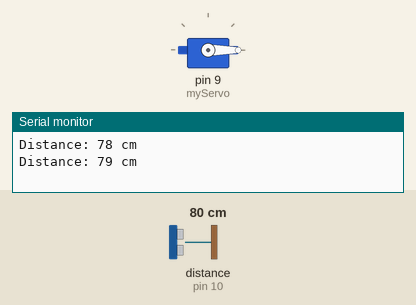
Bench run of a sketch on a simulated Arduino Uno, built with avr-gcc and run on an emulated ATmega328P. On the bench: servo, the last lines printed to the serial monitor. Wiring (inferred from the names in the program): ultrasonic range finder: trigger pin 11; echo pin 10. Inputs (shaded band) come from the test bench; at power-on: distance to the obstacle (sensor on pin 10) 80 cm. The echo pulse lasts 58.3 µs per cm.

Above: at 2.2 s.
2.3 s: distance to the obstacle (sensor on pin 10) set to 7 cm
4.2 s: distance to the obstacle (sensor on pin 10) set to 4 cm
At 6.2 s:
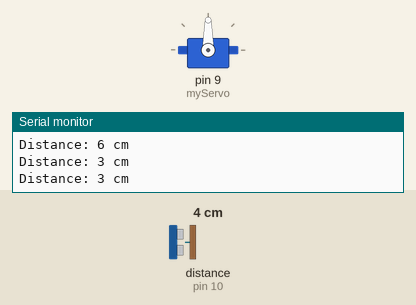
6.5 s: distance to the obstacle (sensor on pin 10) set to 9 cm
At 8.1 s:
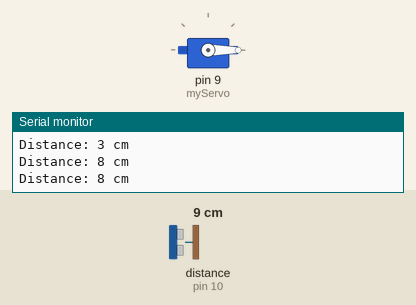
8.5 s: distance to the obstacle (sensor on pin 10) set to 2 cm
At 9.7 s:
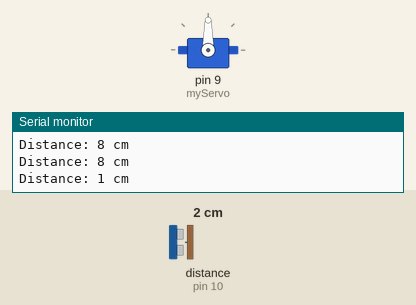
Timing chart, 0 to 11.5 s (numbered marks = the images above; inputs shaded):
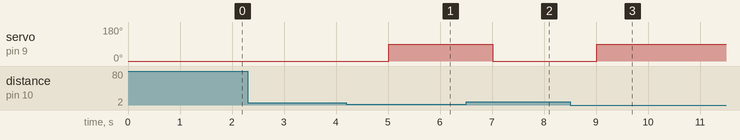

The sketch:

Remote_Senser_Trash.ino
```cpp
#include <Servo.h>

Servo myServo;

#define trigPin 11
#define echoPin 10

// 거리 임시 저장소
int temp_distance = 0;

void setup() {
  // 초기 설정
  pinMode(trigPin, OUTPUT);
  pinMode(echoPin, INPUT);
  Serial.begin(9600);
  myServo.attach(9);
  myServo.write(0);
  delay(1000);
}

void loop() {
  // 거리 구하기
  long duration, distance;

  digitalWrite(trigPin, LOW);
  delayMicroseconds(2);
  digitalWrite(trigPin, HIGH);
  delayMicroseconds(10);
  digitalWrite(trigPin, LOW);

  duration = pulseIn(echoPin, HIGH);

  distance = (duration * 0.034) / 2;

  // 거리 시리얼 모니터에 띄워주기
  Serial.print("Distance: ");
  Serial.print(distance);
  Serial.println(" cm");

  // 거리가 가깝다면 (5cm 이하) 모터 돌리기 (뚜껑 열기)
  if (distance < 5) {
    myServo.write(90);
  } else {
    myServo.write(0);
  }
  delay(1000);
}
```

Measured:
- the behaviour switches between 6 and 5 cm on distance to the obstacle (sensor on pin 10) (found by bisection; images 0 and 1)
- after the input at 4.2 s, servo on pin 9 (myServo): 0° → 90° after 0.81 s
- after the input at 6.5 s, servo on pin 9 (myServo): 90° → 0° after 0.52 s
- after the input at 8.5 s, servo on pin 9 (myServo): 0° → 90° after 0.52 s
